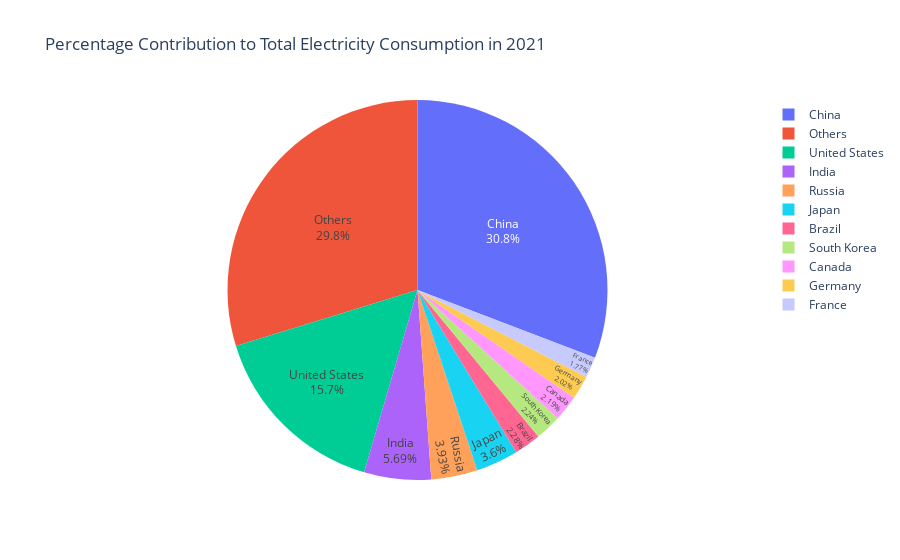
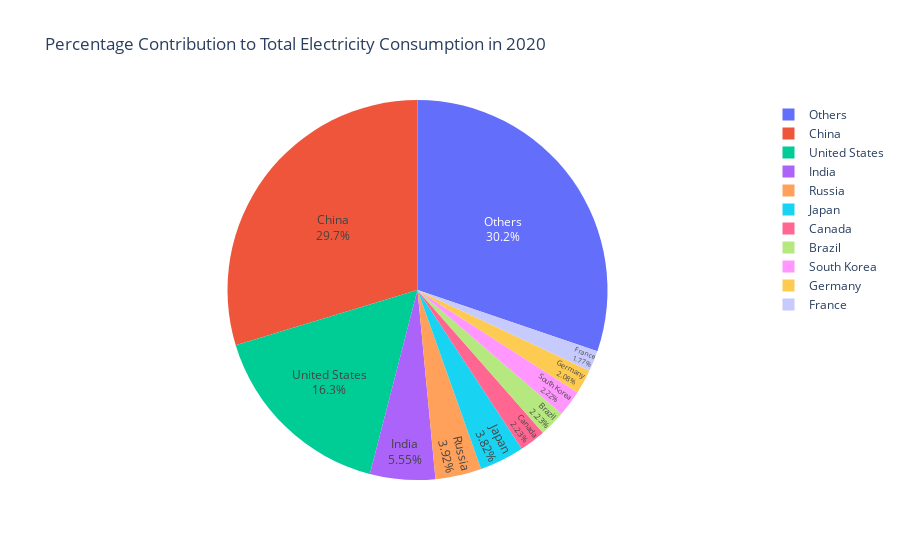
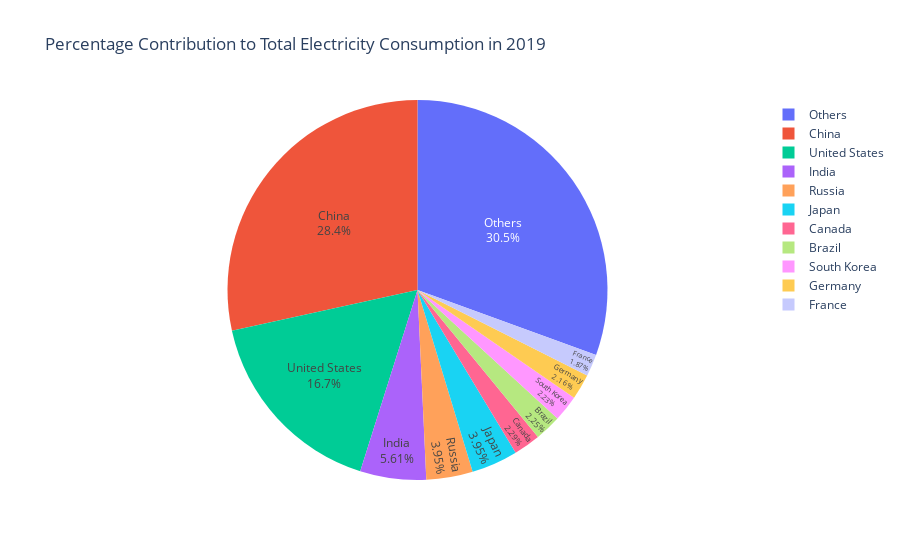

Notebook source saved alongside these figures, in order:
### Code cell
threshold=1.5
for col in df.columns[-3:]:# Create a pie chart
    
    df_temp=df.copy()
    df_temp.loc[df_temp[f"Percentile_{col[-4:]}"] < threshold, "country"] = "Others"
    df_grouped = df_temp.groupby("country", as_index=False).agg({
    f"ElectricityConsumption{col[-4:]}": "sum",
    f"Percentile_{col[-4:]}": "sum"
    })


    fig = px.pie(
        df_grouped,
        names="country",
        values=f"{col}",
        title=f"Percentage Contribution to Total Electricity Consumption in {col[-4:]}"
    )

    # Update the layout to improve readability
    fig.update_traces(textposition="inside", textinfo="percent+label")

    # Show the plot
    fig.show()

### Figure 1 — Plotly figure (JSON) as saved in the notebook; plotly's stock layout.template omitted (floating-point values rounded to 4 significant figures)
{"data": [{"domain": {"x": [0, 1], "y": [0, 1]}, "hovertemplate": "country=%{label}<br>Percentile_2021=%{value}<extra></extra>", "labels": ["Brazil", "Canada", "China", "France", "Germany", "India", "Japan", "Others", "Russia", "South Korea", "United States"], "legendgroup": "", "name": "", "showlegend": true, "textinfo": "percent+label", "textposition": "inside", "type": "pie", "values": [2.279, 2.19, 30.81, 1.766, 2.019, 5.694, 3.604, 29.76, 3.933, 2.241, 15.71]}], "layout": {"legend": {"tracegroupgap": 0}, "title": {"text": "Percentage Contribution to Total Electricity Consumption in 2021"}, "autosize": true}}

### Figure 2 — Plotly figure (JSON) as saved in the notebook; plotly's stock layout.template omitted (floating-point values rounded to 4 significant figures)
{"data": [{"domain": {"x": [0, 1], "y": [0, 1]}, "hovertemplate": "country=%{label}<br>Percentile_2020=%{value}<extra></extra>", "labels": ["Brazil", "Canada", "China", "France", "Germany", "India", "Japan", "Others", "Russia", "South Korea", "United States"], "legendgroup": "", "name": "", "showlegend": true, "textinfo": "percent+label", "textposition": "inside", "type": "pie", "values": [2.226, 2.227, 29.7, 1.774, 2.084, 5.546, 3.817, 30.22, 3.924, 2.219, 16.27]}], "layout": {"legend": {"tracegroupgap": 0}, "title": {"text": "Percentage Contribution to Total Electricity Consumption in 2020"}, "autosize": true}}

### Figure 3 — Plotly figure (JSON) as saved in the notebook; plotly's stock layout.template omitted (floating-point values rounded to 4 significant figures)
{"data": [{"domain": {"x": [0, 1], "y": [0, 1]}, "hovertemplate": "country=%{label}<br>Percentile_2019=%{value}<extra></extra>", "labels": ["Brazil", "Canada", "China", "France", "Germany", "India", "Japan", "Others", "Russia", "South Korea", "United States"], "legendgroup": "", "name": "", "showlegend": true, "textinfo": "percent+label", "textposition": "inside", "type": "pie", "values": [2.25, 2.288, 28.45, 1.873, 2.164, 5.612, 3.951, 30.55, 3.953, 2.234, 16.68]}], "layout": {"legend": {"tracegroupgap": 0}, "title": {"text": "Percentage Contribution to Total Electricity Consumption in 2019"}, "autosize": true}}
